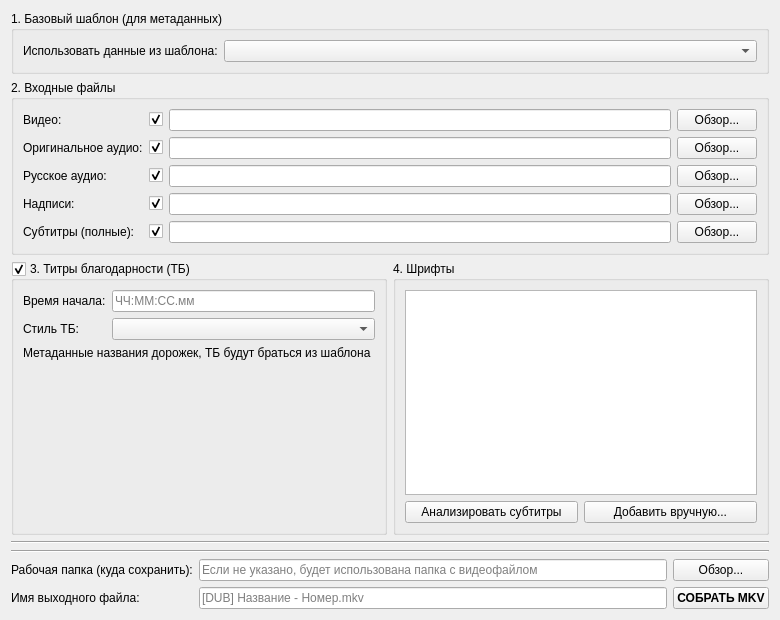
<?xml version="1.0" encoding="UTF-8"?>
<ui version="4.0">
 <class>ManualAssemblyWidget</class>
 <widget class="QWidget" name="ManualAssemblyWidget">
  <property name="geometry">
   <rect>
    <x>0</x>
    <y>0</y>
    <width>780</width>
    <height>620</height>
   </rect>
  </property>
  <property name="windowTitle">
   <string>Form</string>
  </property>
  <layout class="QVBoxLayout" name="verticalLayout_3">
   <item>
    <widget class="QGroupBox" name="groupBox_4">
     <property name="title">
      <string>1. Базовый шаблон (для метаданных)</string>
     </property>
     <layout class="QHBoxLayout" name="horizontalLayout_9">
      <item>
       <widget class="QLabel" name="label_10">
        <property name="text">
         <string>Использовать данные из шаблона:</string>
        </property>
       </widget>
      </item>
      <item>
       <widget class="QComboBox" name="templateComboBox">
        <property name="sizePolicy">
         <sizepolicy hsizetype="Expanding" vsizetype="Fixed">
          <horstretch>1</horstretch>
          <verstretch>0</verstretch>
         </sizepolicy>
        </property>
       </widget>
      </item>
     </layout>
    </widget>
   </item>
   <item>
    <widget class="QGroupBox" name="groupBox">
     <property name="title">
      <string>2. Входные файлы</string>
     </property>
     <layout class="QFormLayout" name="formLayout">
      <item row="0" column="0">
       <widget class="QLabel" name="label">
        <property name="text">
         <string>Видео:</string>
        </property>
       </widget>
      </item>
      <item row="0" column="1">
       <layout class="QHBoxLayout" name="horizontalLayout">
        <item>
         <widget class="QCheckBox" name="includeVideoCheckBox">
          <property name="text">
           <string/>
          </property>
          <property name="checked">
           <bool>true</bool>
          </property>
         </widget>
        </item>
        <item>
         <widget class="QLineEdit" name="videoPathEdit"/>
        </item>
        <item>
         <widget class="QPushButton" name="browseVideo">
          <property name="text">
           <string>Обзор...</string>
          </property>
         </widget>
        </item>
       </layout>
      </item>
      <item row="1" column="0">
       <widget class="QLabel" name="label_2">
        <property name="text">
         <string>Оригинальное аудио:</string>
        </property>
       </widget>
      </item>
      <item row="1" column="1">
       <layout class="QHBoxLayout" name="horizontalLayout_2">
        <item>
         <widget class="QCheckBox" name="includeOriginalAudioCheckBox">
          <property name="text">
           <string/>
          </property>
          <property name="checked">
           <bool>true</bool>
          </property>
         </widget>
        </item>
        <item>
         <widget class="QLineEdit" name="originalAudioPathEdit"/>
        </item>
        <item>
         <widget class="QPushButton" name="browseOriginalAudio">
          <property name="text">
           <string>Обзор...</string>
          </property>
         </widget>
        </item>
       </layout>
      </item>
      <item row="2" column="0">
       <widget class="QLabel" name="label_3">
        <property name="text">
         <string>Русское аудио:</string>
        </property>
       </widget>
      </item>
      <item row="2" column="1">
       <layout class="QHBoxLayout" name="horizontalLayout_3">
        <item>
         <widget class="QCheckBox" name="includeRussianAudioCheckBox">
          <property name="text">
           <string/>
          </property>
          <property name="checked">
           <bool>true</bool>
          </property>
         </widget>
        </item>
        <item>
         <widget class="QLineEdit" name="russianAudioPathEdit"/>
        </item>
        <item>
         <widget class="QPushButton" name="browseRussianAudio">
          <property name="text">
           <string>Обзор...</string>
          </property>
         </widget>
        </item>
       </layout>
      </item>
      <item row="3" column="0">
       <widget class="QLabel" name="label_5">
        <property name="text">
         <string>Надписи:</string>
        </property>
       </widget>
      </item>
      <item row="3" column="1">
       <layout class="QHBoxLayout" name="horizontalLayout_5">
        <item>
         <widget class="QCheckBox" name="includeSignsCheckBox">
          <property name="text">
           <string/>
          </property>
          <property name="checked">
           <bool>true</bool>
          </property>
         </widget>
        </item>
        <item>
         <widget class="QLineEdit" name="signsPathEdit"/>
        </item>
        <item>
         <widget class="QPushButton" name="browseSigns">
          <property name="text">
           <string>Обзор...</string>
          </property>
         </widget>
        </item>
       </layout>
      </item>
      <item row="4" column="0">
       <widget class="QLabel" name="label_4">
        <property name="text">
         <string>Субтитры (полные):</string>
        </property>
       </widget>
      </item>
      <item row="4" column="1">
       <layout class="QHBoxLayout" name="horizontalLayout_4">
        <item>
         <widget class="QCheckBox" name="includeSubtitlesCheckBox">
          <property name="text">
           <string/>
          </property>
          <property name="checked">
           <bool>true</bool>
          </property>
         </widget>
        </item>
        <item>
         <widget class="QLineEdit" name="subtitlesPathEdit"/>
        </item>
        <item>
         <widget class="QPushButton" name="browseSubtitles">
          <property name="text">
           <string>Обзор...</string>
          </property>
         </widget>
        </item>
       </layout>
      </item>
     </layout>
    </widget>
   </item>
   <item>
    <layout class="QHBoxLayout" name="horizontalLayout_7">
     <item>
      <widget class="QGroupBox" name="tbGroupBox">
       <property name="title">
        <string>3. Титры благодарности (ТБ)</string>
       </property>
       <property name="checkable">
        <bool>true</bool>
       </property>
       <layout class="QFormLayout" name="formLayout_2">
        <item row="0" column="0">
         <widget class="QLabel" name="label_6">
          <property name="text">
           <string>Время начала:</string>
          </property>
         </widget>
        </item>
        <item row="0" column="1">
         <widget class="QLineEdit" name="tbStartTimeEdit">
          <property name="placeholderText">
           <string>ЧЧ:ММ:СС.мм</string>
          </property>
         </widget>
        </item>
        <item row="1" column="0">
         <widget class="QLabel" name="label_8">
          <property name="text">
           <string>Стиль ТБ:</string>
          </property>
         </widget>
        </item>
        <item row="1" column="1">
         <widget class="QComboBox" name="tbStyleComboBox"/>
        </item>
        <item row="2" column="0" colspan="2">
         <widget class="QLabel" name="label_421">
          <property name="text">
           <string>Метаданные названия дорожек, ТБ будут браться из шаблона</string>
          </property>
          <property name="wordWrap">
           <bool>true</bool>
          </property>
         </widget>
        </item>
       </layout>
      </widget>
     </item>
     <item>
      <widget class="QGroupBox" name="groupBox_3">
       <property name="title">
        <string>4. Шрифты</string>
       </property>
       <layout class="QVBoxLayout" name="verticalLayout_2">
        <item>
         <widget class="QListWidget" name="fontsListWidget"/>
        </item>
        <item>
         <layout class="QHBoxLayout" name="horizontalLayout_6">
          <item>
           <widget class="QPushButton" name="analyzeSubsButton">
            <property name="text">
             <string>Анализировать субтитры</string>
            </property>
           </widget>
          </item>
          <item>
           <widget class="QPushButton" name="addFontsButton">
            <property name="text">
             <string>Добавить вручную...</string>
            </property>
           </widget>
          </item>
         </layout>
        </item>
       </layout>
      </widget>
     </item>
    </layout>
   </item>
   <item>
    <widget class="Line" name="line">
     <property name="orientation">
      <enum>Qt::Orientation::Horizontal</enum>
     </property>
    </widget>
   </item>
   <item>
    <widget class="Line" name="line">
     <property name="orientation">
      <enum>Qt::Orientation::Horizontal</enum>
     </property>
    </widget>
   </item>
   <item>
    <layout class="QGridLayout" name="outputGridLayout">
     <property name="horizontalSpacing">
      <number>6</number>
     </property>
     <item row="0" column="0">
      <widget class="QLabel" name="label_11">
       <property name="text">
        <string>Рабочая папка (куда сохранить):</string>
       </property>
      </widget>
     </item>
     <item row="0" column="1">
      <widget class="QLineEdit" name="workDirEdit">
       <property name="placeholderText">
        <string>Если не указано, будет использована папка с видеофайлом</string>
       </property>
      </widget>
     </item>
     <item row="0" column="2">
      <widget class="QPushButton" name="browseWorkDirButton">
       <property name="text">
        <string>Обзор...</string>
       </property>
      </widget>
     </item>
     <item row="1" column="0">
      <widget class="QLabel" name="label_9">
       <property name="text">
        <string>Имя выходного файла:</string>
       </property>
      </widget>
     </item>
     <item row="1" column="1">
      <widget class="QLineEdit" name="outputFileNameEdit">
       <property name="placeholderText">
        <string>[DUB] Название - Номер.mkv</string>
       </property>
      </widget>
     </item>
     <item row="1" column="2">
      <widget class="QPushButton" name="assembleButton">
       <property name="sizePolicy">
        <sizepolicy hsizetype="Minimum" vsizetype="Fixed">
         <horstretch>0</horstretch>
         <verstretch>0</verstretch>
        </sizepolicy>
       </property>
       <property name="font">
        <font>
         <bold>true</bold>
        </font>
       </property>
       <property name="text">
        <string>СОБРАТЬ MKV</string>
       </property>
      </widget>
     </item>
    </layout>
   </item>
  </layout>
 </widget>
 <resources/>
 <connections/>
</ui>
